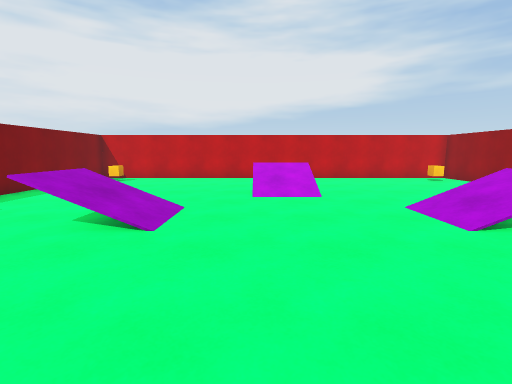
View 1 (above)

12 first-person views from a walk through a Unity game level. The camera is 1.4 m above the floor, tilts 8° down and sees 85° across. The floor is counted in squares, 1 m on a side. Each view is taken from the middle of a square. On the plan, view 1 faces up. The plan holds only what a view shows up to about 14 squares ahead; the rest is blank. The player is left out.

View 2
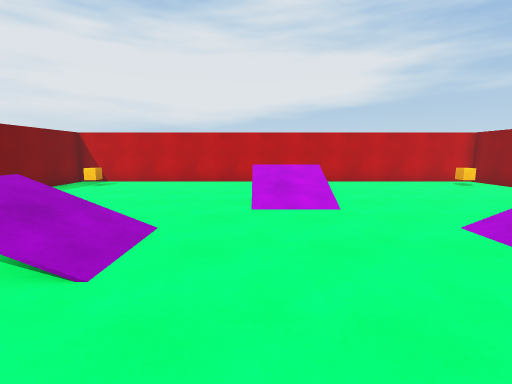

View 3
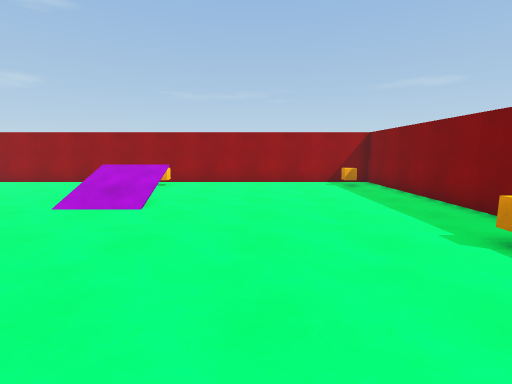

View 4
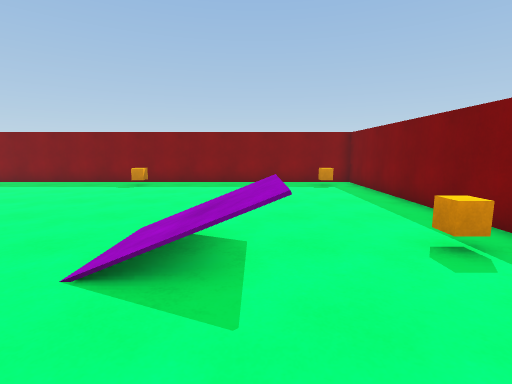

View 5
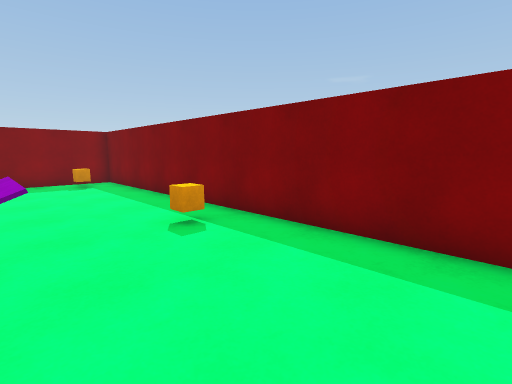

View 6
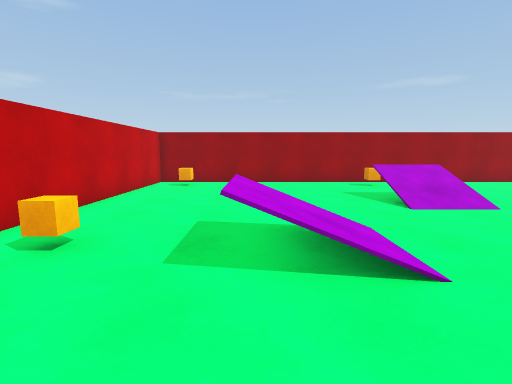

View 7
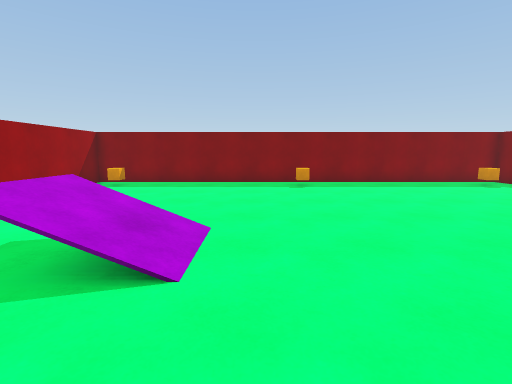

View 8
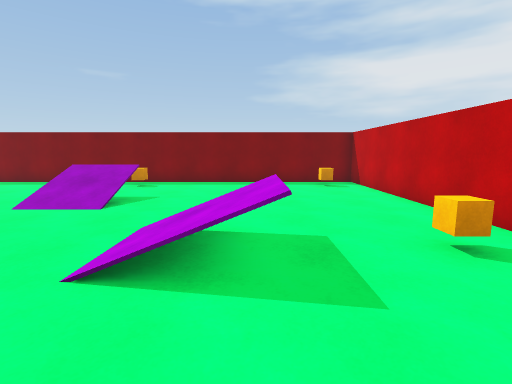

View 9
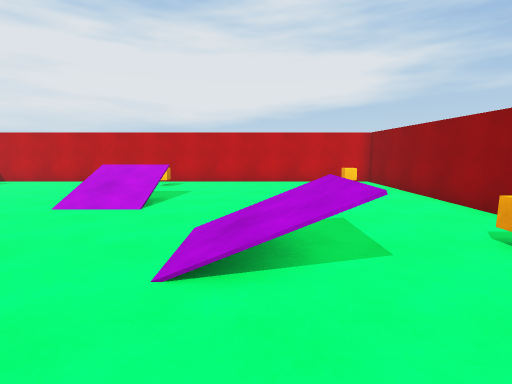

View 10
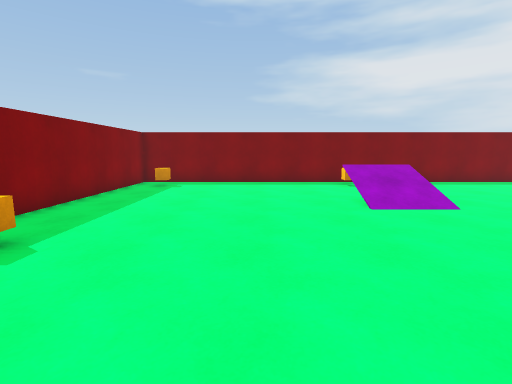

View 11
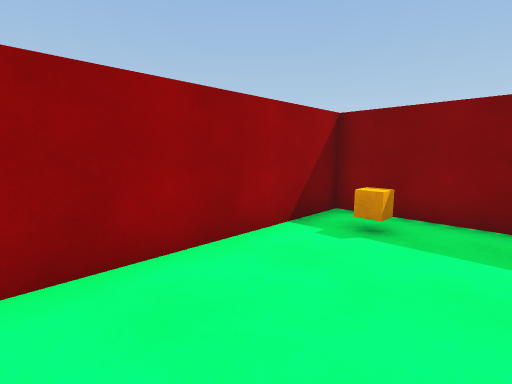

View 12
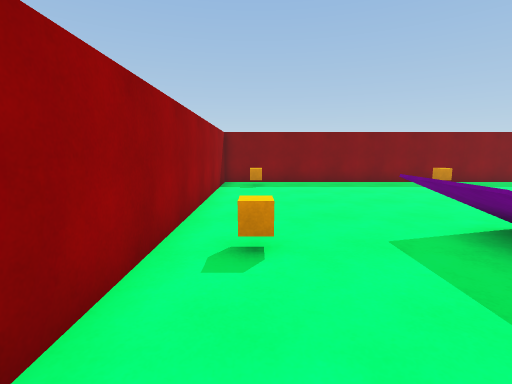

### Floor plan
Key: @ floor where view 1 was taken; # wall or solid block; . floor; / step, stairs or slope; = window, fence, low wall or low ledge; C orange cube.
Columns run from 9 left of view 1 to 11 right of it. Each row starts with its distance up from view 1.
 16 #####################
 15 #...................#
 14 #.C.......C.......C.#
 13 #...................#
 12 #...................#
 11 #........=//........#
 10 #........///........#
  9 #........///........#
  8 #...................#
  7 #....///.....///....#
  6 #.C..///.....///..C.#
  5 #....=//.....//=....#
  4 #...................#
  3 #...................#
  2 #...................#
  1 #...................#
  0 #........@..........#
 -1 #...................#
 -2 #.C.......C.......C.#
 -3 #...................#
 -4 #####################

Positions as (right, up) in squares from view 1, and headings:
1: (0, 0), facing up
2: (0, 2), facing up
3: (-3, 2), facing right
4: (-4, 10), facing down
5: (-4, 11), facing down-left
6: (-3, 11), facing right
7: (3, 10), facing down
8: (5, 11), facing left
9: (5, 2), facing up
10: (5, 2), facing left
11: (7, 3), facing down-right
12: (9, 10), facing down
